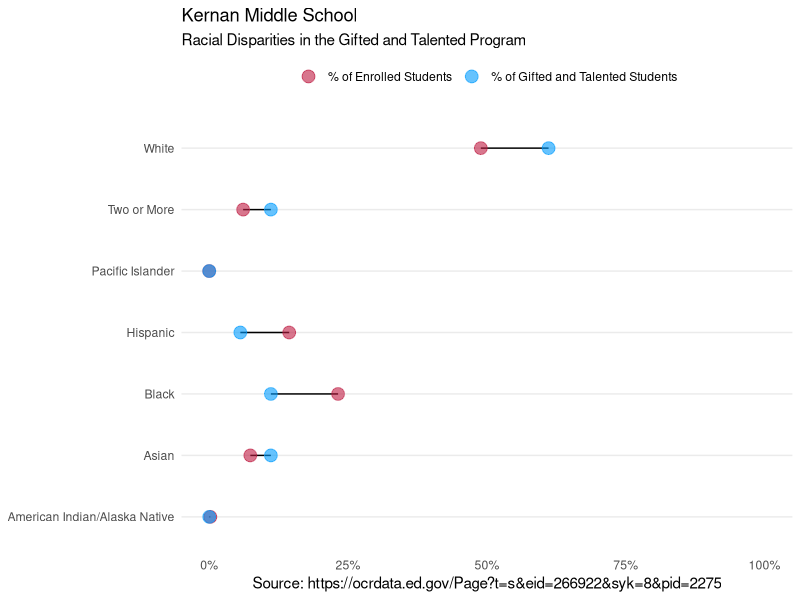
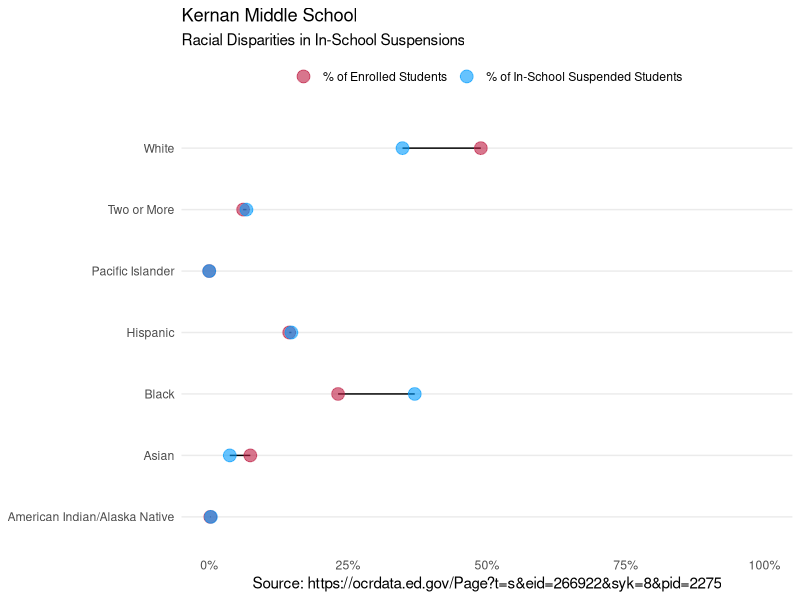

Write R code to recreate these figures, in order.
## ---- chunk 1
if (!require(tidyverse)){
  install.packages("tidyverse", dependencies = TRUE)
  library(tidyverse)
}
## ---- chunk 2
(tibble::tribble(
                            ~Race, ~Enrollment, ~InSchoolSuspension, ~OutofSchoolSuspension, ~GiftedandTalented, ~Algebra1Enrollment,
  "American Indian/Alaska Native",       0.002,               0.003,                      0,                  0,                   0,
                          "Asian",       0.074,               0.037,                      0,              0.111,               0.121,
                          "Black",       0.232,                0.37,                  0.395,              0.111,               0.212,
                       "Hispanic",       0.144,               0.148,                  0.158,              0.056,               0.061,
               "Pacific Islander",           0,                   0,                      0,                  0,                   0,
                    "Two or More",       0.061,               0.067,                  0.053,              0.111,               0.121,
                          "White",       0.489,               0.348,                  0.395,              0.611,               0.485
  ) -> dataset)

## ---- chunk 3
# reshape for graphing
dataset %>%
  gather(metric, percentage,-Race) %>%
  filter(metric == "Enrollment" | metric == "GiftedandTalented") %>%
  ggplot(aes(x = percentage, y = Race)) +
  geom_line(aes(group = Race)) + 
  geom_point(aes(color=metric), size=4, alpha = .6) +
  scale_color_manual(values = c("#BE1C42", "#009CFD"), 
                     labels=c("% of Enrolled Students","% of Gifted and Talented Students")) +
  scale_x_continuous(labels=scales::percent_format(), limits = (c(0, 1))) +
  labs(title = "Kernan Middle School", subtitle = "Racial Disparities in the Gifted and Talented Program", x = "Source: https://ocrdata.ed.gov/Page?t=s&eid=266922&syk=8&pid=2275") +
  theme_minimal() + 
  theme(panel.grid.major.x = element_blank(),
        panel.grid.minor = element_blank(),
        legend.title = element_blank(),
        legend.position = "top",
        axis.title.y = element_blank())
## ---- chunk 4
# reshape for graphing
dataset %>%
  gather(metric, percentage,-Race) %>%
  filter(metric == "Enrollment" | metric == "InSchoolSuspension") %>%
  ggplot(aes(x = percentage, y = Race)) +
  geom_line(aes(group = Race)) + 
  geom_point(aes(color=metric), size=4, alpha = .6) +
  scale_color_manual(values = c("#BE1C42", "#009CFD"), 
                     labels=c("% of Enrolled Students","% of In-School Suspended Students")) +
  scale_x_continuous(labels=scales::percent_format(), limits = (c(0, 1))) +
  labs(title = "Kernan Middle School", subtitle = "Racial Disparities in In-School Suspensions", x = "Source: https://ocrdata.ed.gov/Page?t=s&eid=266922&syk=8&pid=2275") +
  theme_minimal() + 
  theme(panel.grid.major.x = element_blank(),
        panel.grid.minor = element_blank(),
        legend.title = element_blank(),
        legend.position = "top",
        axis.title.y = element_blank())
